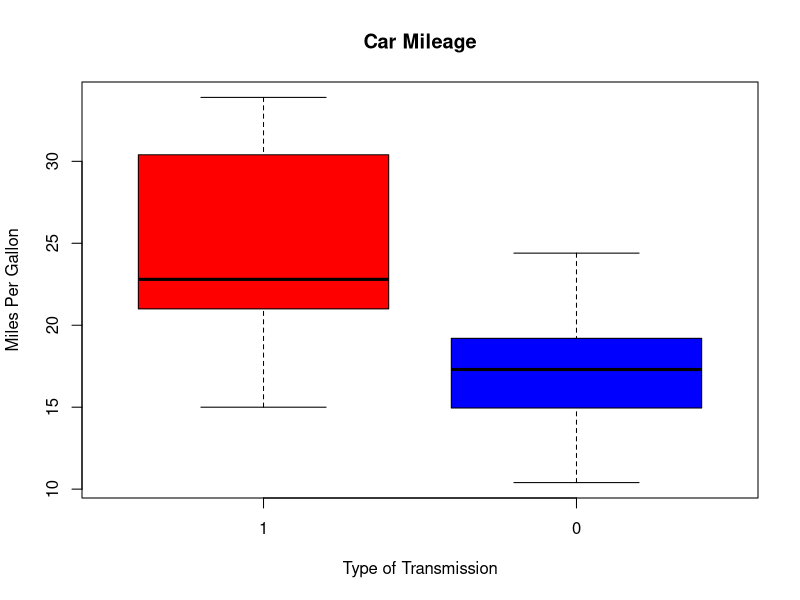
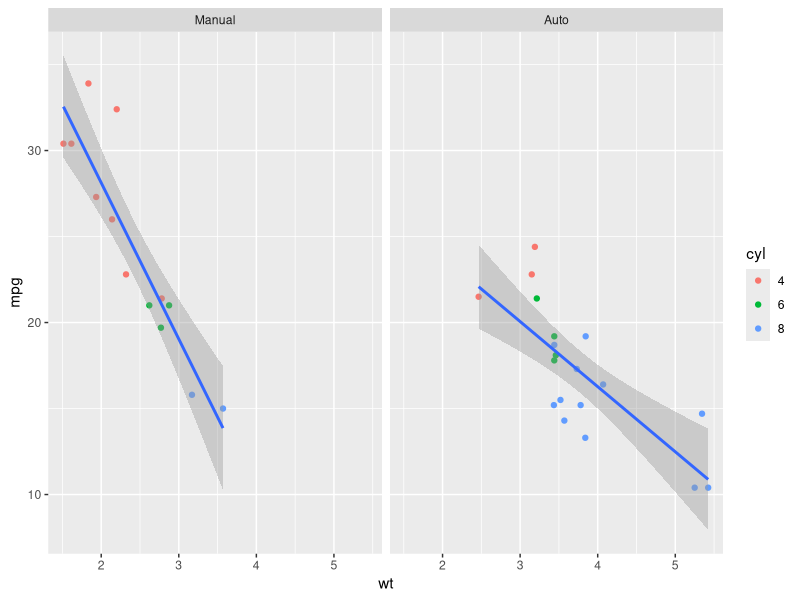
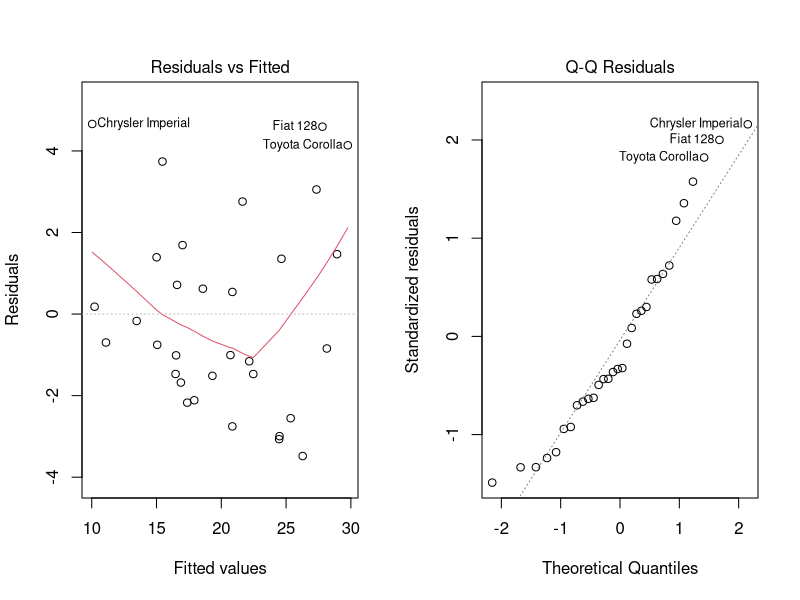
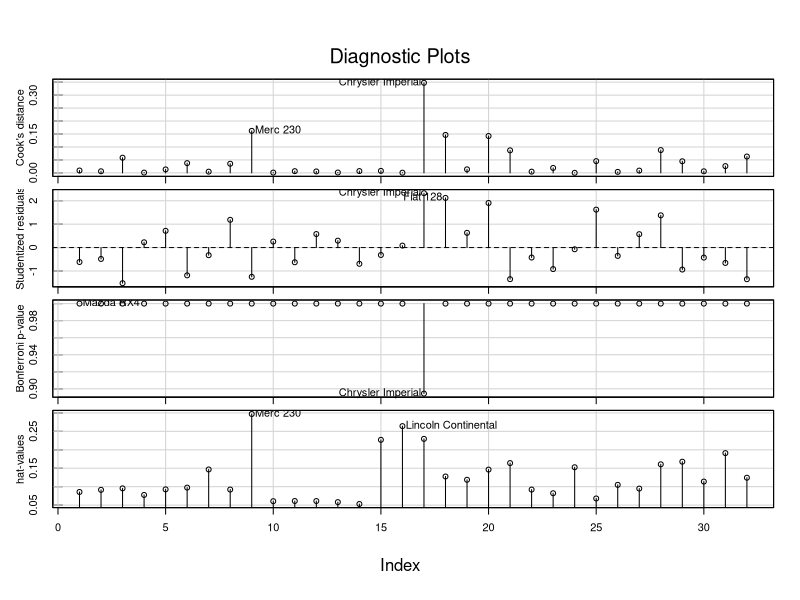

The R source for these figures, in order:
## ---- chunk 1
library(ggplot2)
library(car)
?mtcars

# Factoring and labelling some of the data
 mtcars$cyl <-as.factor(mtcars$cyl)
 mtcars$am <-as.factor(mtcars$am)
 mtcars$am <-relevel(mtcars$am,"1")
 translabs<-c("0" = "Auto","1" = "Manual")
## ---- chunk 2
full <- lm(mpg ~ .,mtcars)
## ---- chunk 3
search <-step(full,direction = "backward",trace = FALSE)
search$anova
## ---- chunk 4
mdl <-lm(mpg ~ wt+am+qsec-1 ,mtcars)
 summary(mdl)$coef
## ---- chunk 5
plot(mtcars$am,mtcars$mpg,main="Car Mileage", 
  	xlab="Type of Transmission", ylab="Miles Per Gallon",col = c("red","blue"))
## ---- chunk 6
g<-ggplot(mtcars,aes(x=wt,y=mpg))+
     geom_point(aes(color = cyl))+
     geom_smooth(method = "lm") +
     facet_grid(~am, labeller = as_labeller(translabs) )
 print(g)
## ---- chunk 7
mdl2 <-lm(mpg ~ wt+am-1 ,mtcars)
mdl3 <-lm(mpg ~ wt+qsec-1 ,mtcars)
mdl4 <-lm(mpg ~ am-1 ,mtcars)

extractAIC(mdl);extractAIC(mdl2); extractAIC(mdl3); extractAIC(mdl4)
anova(mdl,mdl2,mdl3)
## ---- chunk 8
par(mfrow=c(1,2))
plot(mdl, which = 1)
plot(mdl, which = 2)
## ---- chunk 9
influenceIndexPlot(mdl)
